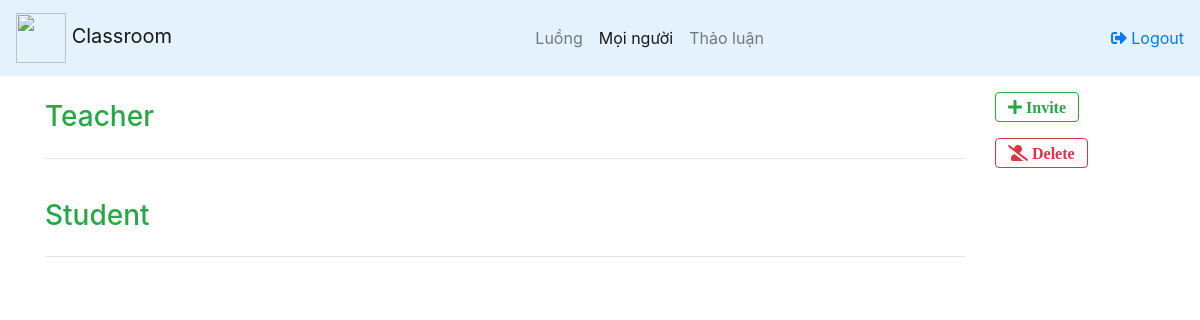
The app's page /app/view/people.php, older data.
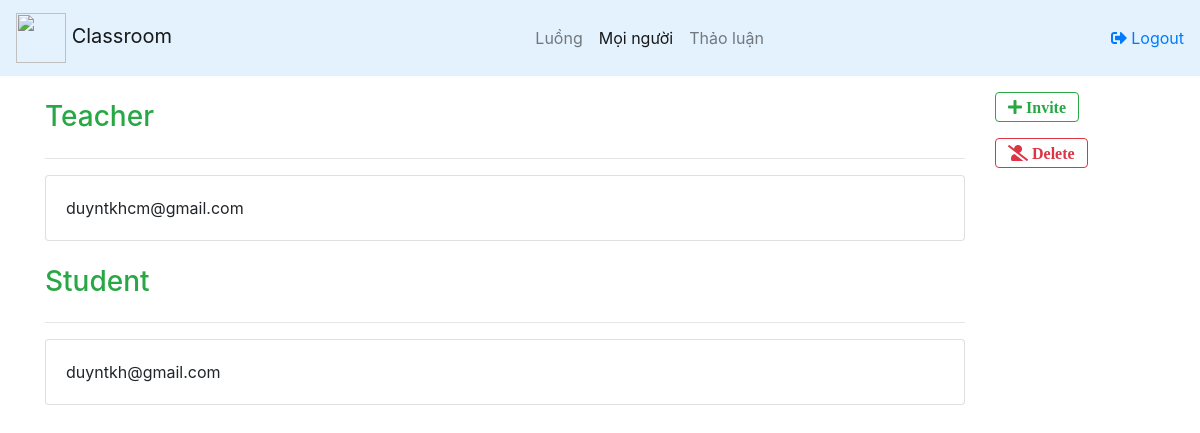
The same page, newer data.
### tables this page shows
CREATE TABLE `user_class` (
  `ID` varchar(10) NOT NULL,
  `email` varchar(20) NOT NULL,
  `active` int(2) NOT NULL
);

### app/view/people.php (the view, shortened to what this page needs)
<!DOCTYPE html>
<html lang="en">
<head>
  <link rel="stylesheet" href="https://maxcdn.bootstrapcdn.com/bootstrap/4.0.0/css/bootstrap.min.css"
>
  <link rel="stylesheet" href="https://use.fontawesome.com/releases/v5.3.1/css/all.css"
 />
</head>
<body>
  <nav class="navbar navbar-expand-lg navbar-light" style="background-color: #e3f2fd;">
    <a class="navbar-brand" href="#">
      <img src="https://img.icons8.com/plasticine/2x/google-classroom.png" width="50" height="50" class="d-inline-block "
        alt="">
      Classroom
    </a>
    <div class="collapse navbar-collapse justify-content-md-center" id="navbarsExample08">
        <ul class="navbar-nav">
            <li class="nav-item ">
                <a class="nav-link" href="./intoClass.php">Luồng</a>
            </li>
            <li class="nav-item active">
                <a class="nav-link" href="./people.php">Mọi người</a>
            </li>
            <li class="nav-item ">
                <a class="nav-link" href="./discuss.php">Thảo luận</a>
            </li>
        </ul>
    </div>
    <ul class="nav navbar-nav navbar-right">
      <li><a href="#"><span class="fas fa-sign-out-alt"></span> Logout</a></li>
    </ul>
  </nav>
  <?php
    require_once('../base/db.php');
  ?>
  <div class="container mt-3">
      <div class="row">
          <div class="col-10">
              <div class="d-flex justify-content-between mt-2 text-success ">
                  <h3 >Teacher</h3>
              </div>
              <hr>
              <div class="card-deck teacher">
                  <?php
                  $sql_user= "SELECT * FROM user_class where ID = 'gv' and active = 1";
                  $result_gv = $conn->query($sql_user);
                  while ($post=$result_gv->fetch_assoc()) {
                  ?>
                  <div class="card">
                      <div class="card-body">
                          <a class="card-title"><?= $post['email'] ?></a>
                      </div>
                  </div>
                  <?php
                  }
                  ?>
              </div>
              <div class="d-flex justify-content-between mt-4 text-success ">
                  <h3 >Student</h3>
              </div>
              <hr>
              <div class="card-deck student">
                  <?php
                  $sql_user= "SELECT * FROM user_class where ID = 'st' and active = 1";
                  $result_st = $conn->query($sql_user);
                  while ($post=$result_st->fetch_assoc()) {
                  ?>
                  <div class="card">
                      <div class="card-body">
                          <a class="card-title"><?= $post['email'] ?></a>
                      </div>
                  </div>
                      <?php
                  }
                  ?>
              </div>
          </div>
          <div class="col-2">
                <button name="submit"  type="button" class="btn btn-outline-success fas fa-plus" data-toggle="modal" data-target="#new-user-dialog"> Invite</button>
                <button type="button" class="btn btn-outline-danger fas fa-user-slash mt-3" data-toggle="modal" data-target="#confirm-delete"> Delete</button>
          </div>
      </div>
  </div>
</body>
</html>

Row changes from the older to the newer data that the page shows:
added user_class: email "duyntkhcm@gmail.com", shown under "Teacher"
added user_class: email "duyntkh@gmail.com", shown under "Student"
